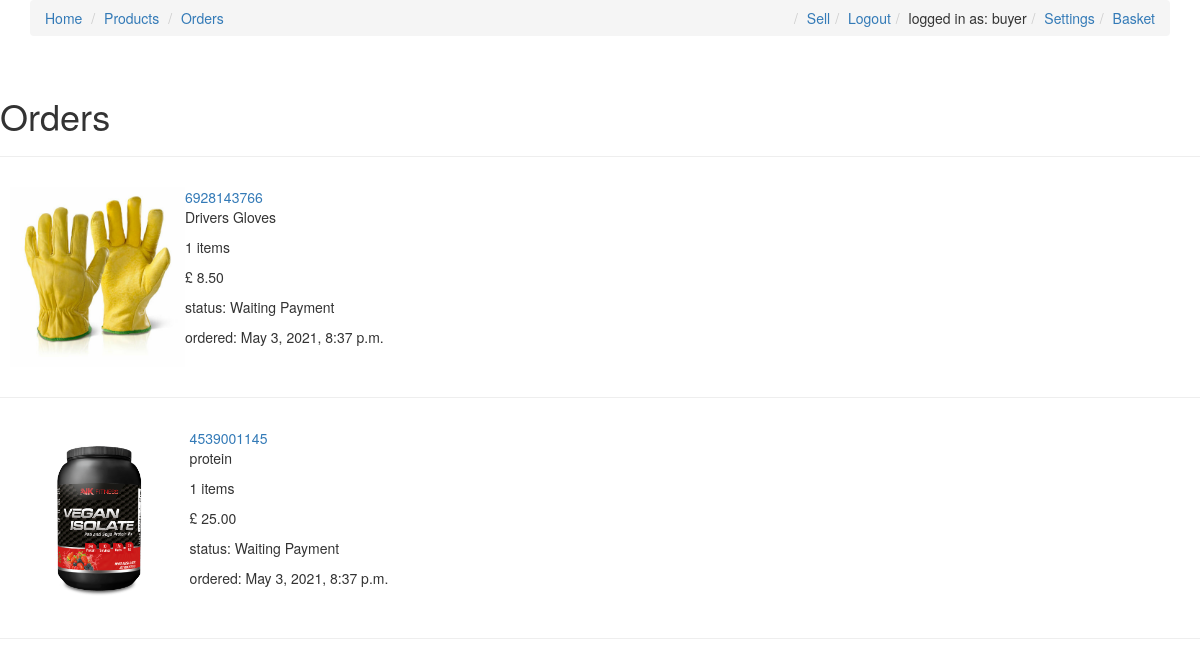
The page /orders/order_list/ (signed in) on the database as committed earlier.
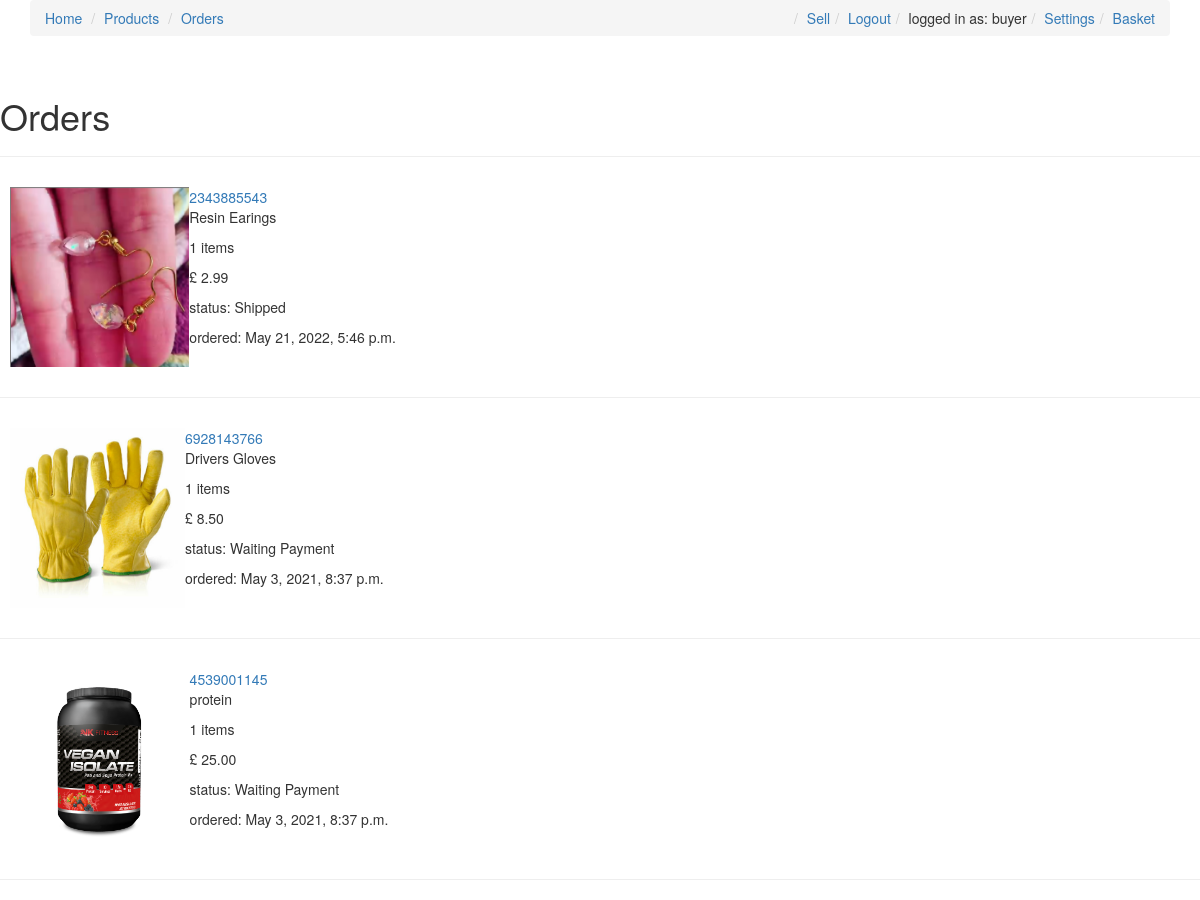
The same page on the database as committed later.
### accounts/models.py (models this page shows, shortened)
class CustomUser(AbstractBaseUser, PermissionsMixin):
	email = models.EmailField(_('email address'), unique=True)
	first_name = models.CharField(max_length=40)
	last_name = models.CharField(max_length=40)
	is_buyer = models.BooleanField(default=True)
	is_seller = models.BooleanField(default=False)
	is_staff = models.BooleanField(default=False)
	is_active = models.BooleanField(default=True)
	date_joined = models.DateTimeField(default=timezone.now)
	stripe_customer_id = models.CharField(max_length=40)
	stripe_seller_id = models.CharField(max_length=40, default= '')
	stripe_seller_TOS_accepted = models.BooleanField(default=False)
	USERNAME_FIELD = 'email'
	REQUIRED_FIELDS = []
	objects = CustomUserManager()

### orders/models.py (models this page shows, shortened)
class Order(models.Model):
	order_id = models.IntegerField(unique=True)
	user = models.ForeignKey(CustomUser, null=True, blank=True, on_delete=models.CASCADE)
	seller = models.ForeignKey(CustomUser, null=True, blank=True, on_delete=models.CASCADE, related_name='seller')
	delivery_address = models.ForeignKey(DeliveryAddress, null=True, blank=True, on_delete=models.CASCADE)
	card = models.ForeignKey(Cards, null=True, blank=True, on_delete=models.CASCADE)
	product = models.ForeignKey(Product, null=True, on_delete=models.CASCADE)
	quantity = models.PositiveIntegerField()
	total = models.DecimalField(default=0.00, max_digits=10, decimal_places=2)
	paid_status = models.BooleanField(default=False)
	shipping_status = models.BooleanField(default=False)
	created = models.DateTimeField(auto_now_add=True)

### products/models.py (models this page shows, shortened)
class Product(models.Model):
	item_id = models.IntegerField(unique=True)
	title = models.CharField(max_length=120)
	image = models.ImageField(upload_to='images', blank=True)
	description = models.TextField(blank=True, null=True)
	price = models.DecimalField(decimal_places=2, max_digits=10000)
	category = models.ForeignKey(Category, on_delete=models.CASCADE)
	summary = models.TextField(blank=False,null=False)
	quantity = models.PositiveIntegerField()
	featured = models.BooleanField()
	listedBy = models.ForeignKey(CustomUser, on_delete=models.CASCADE)

### orders/views.py (the view)
# urls.py: path('order_list/', views.order_list_view, name='order_list'),
def order_list_view(request):
	orders = Order.objects.filter(user=request.user).order_by('-created')
	context = {
	'orders': orders,
	}
	return render(request, 'orders/order_list.html', context)

### orders/templates/orders/order_list.html
{% extends 'base.html' %}
{% block content %}
<br>
<h1>Orders</h1>
<hr>
{% for order in orders %}
<div class="basket">
<a href="{% url 'orders:view_order' order.order_id %}" > {{ order.order_id }} </a>
{% if order.product.image %}
<img src="{{ order.product.image.url }}">
{% endif %}
<p>{{ order.product.title }}</p>
<p>{{ order.quantity }} items</p>
<p>£ {{ order.total }}</p>
<p>status: {% if order.shipping_status %} Shipped {% elif order.paid_status %} Paid {% else %} Waiting Payment {% endif %} </p>
<p>ordered: {{ order.created }}</p>
</div>
<hr>
{% endfor %}
{% endblock %}

### templates/base.html (shortened to what this page needs)
<!DOCTYPE html>
<html>
<head>
	<link rel="stylesheet" href="https://maxcdn.bootstrapcdn.com/bootstrap/3.3.7/css/bootstrap.min.css">
	{% load static %}
	<link rel="stylesheet" type="text/css" href="{% static 'css/style.css'%}">
</head>
<body>
	<div class="container">
		<ol class="breadcrumb">
			<li><a href="{% url 'pages:home' %}">Home</a></li>
			<li><a href="{% url 'products:product_list' %}">Products</a></li>
			<li><a href="{% url 'orders:order_list'%}">Orders</a></li>
			{% if not request.user.is_authenticated %}
				<li class='pull-right'><a href="{% url 'accounts:signup' %}">Sign Up</a></li>
				<li class="pull-right"><a href="{% url 'accounts:login' %}">Login</a></li>
			{% else %}
				<li class="pull-right"><a href="{% url 'products:basket'%}">Basket</a></li>
				<li class="pull-right"><a href="{% url 'accounts:settings' %}">Settings</a></li>
				<li class="pull-right">logged in as: {{ request.user.first_name }} </li>
				<li class="pull-right"><a href="{% url 'accounts:logout' %}">Logout</a></li>
				<li class="pull-right"><a href="{% url 'accounts:sellers_hub' %}">Sell</a></li>
			{% endif %}
		</ol>
	</div>
	{% block content %}
	{% endblock %}
</body>
</html>

### static/css/style.css (style rules this page uses)
img { max-height: 180px; float: left }
.basket { position: relative; margin-top: 15px; padding: 10px; height: 200px; }

Rows that differ between the two databases and show on the page:
added Order: order_id "2343885543", product.image (picture), product "Resin Earings", quantity "1", total "2.99", shipping_status "Shipped", created "May 21, 2022, 5:46 p.m."
